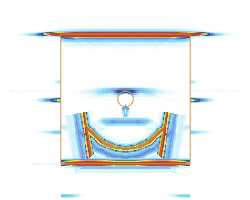
#> input picture 20250408-Variation-Geo/crop/geo1-1ice.png, 250 x 200 px, found by its file name; its folder holds 4 pictures in this run
$ python pic_add_patch_v1.py
#> lines starting #> are read from the running program, lines starting #| are printed output that depends on the picture
import os
import matplotlib.pyplot as plt
import matplotlib.patches as patches
import matplotlib.image as mpimg

def add_patch_to_image(img_path, save_path=None,
                       patch_length=100, real_size=10,
                       show=False, save=True):
    """给单张图片添加尺度标注，可选择显示和/或保存"""
#> called with patch_length = 52, real_size = 10, show = False, save = True
    img = mpimg.imread(img_path)
#> img is the input picture: shape (200, 250, 3) float32; mean R, G, B 0.933, 0.946, 0.948
    fig, ax = plt.subplots()
    ax.imshow(img)
    ax.axis('off')

    img_height, img_width = img.shape[0], img.shape[1]
#> img_height = 200; img_width = 250

    # 尺度线位置：右下角
    start_point = (img_width * 0.83, img_height * 0.99)
#> start_point = (207.5, 198)
    end_point = (start_point[0] + patch_length, start_point[1])
#> end_point = (259.5, 198)

    # 绘制线条
    line = patches.FancyArrowPatch(start_point, end_point,
                                   arrowstyle='-',
                                   linewidth=2,
                                   color='black')
    ax.add_patch(line)

    # 添加文本
    mid_x = (start_point[0] + end_point[0]) / 2
#> mid_x = 233.5
    ax.text(mid_x, start_point[1],
            f'{real_size} mm',
            color='black', fontsize=16,
            ha='center', va='bottom')

    plt.tight_layout()

    if save and save_path:
        plt.savefig(save_path, dpi=300, bbox_inches='tight')
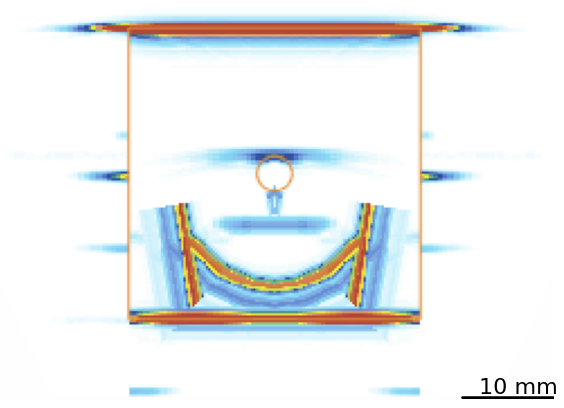
#> figure drawn by matplotlib, 1 panel
        print(f"已保存: {save_path}")

    if show:
        plt.show()
    else:
        plt.close()


def batch_process_images(base_folder):
    """
    批量处理 base_folder/crop 下的所有 PNG 图像，
    并将结果保存在 base_folder/label 下。
    """
    # 1. 定义参数
    # patch_length1, real_size1 针对 geo1–4
    patch_length1, real_size1 = 52, 10
    # patch_length2, real_size2 针对 geo5–7
    patch_length2, real_size2 = 54, 20

    crop_folder = os.path.join(base_folder, 'crop')
    label_folder = os.path.join(base_folder, 'label')

    os.makedirs(label_folder, exist_ok=True)

    for fname in os.listdir(crop_folder):
        if not fname.lower().endswith('.png'):
            continue

        img_path = os.path.join(crop_folder, fname)

        # 根据文件名前缀选择尺度
        if fname.startswith(('geo1', 'geo2', 'geo3', 'geo4')):
            patch_length, real_size = patch_length1, real_size1
        elif fname.startswith(('geo5', 'geo6', 'geo7')):
            patch_length, real_size = patch_length2, real_size2
        else:
            print(f"跳过（不符合命名规则）: {fname}")
            continue

        save_path = os.path.join(label_folder, fname)
        add_patch_to_image(img_path, save_path,
                           patch_length, real_size,
                           show=False, save=True)
        print(f"处理完成: {fname}")
#> pass 2 of the loop in batch_process_images, `for fname in os.listdir(crop_folder):`:
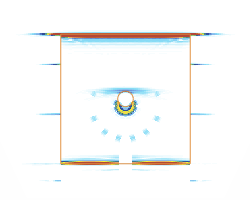
#> input picture 20250408-Variation-Geo/crop/geo1-1water.png, 250 x 200 px, found by its file name
#> in add_patch_to_image, img is the input picture: shape (200, 250, 3) float32; mean R, G, B 0.973, 0.975, 0.973
#> in add_patch_to_image (call 2), `plt.savefig(save_path, dpi=300, bbox_inches='tight')`:
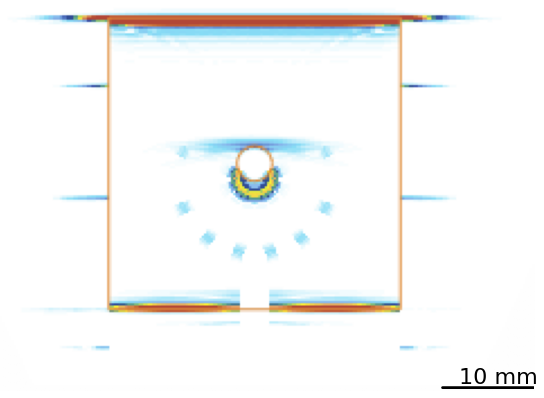
#> figure drawn by matplotlib, 1 panel
#> pass 3 of the loop in batch_process_images, `for fname in os.listdir(crop_folder):`:
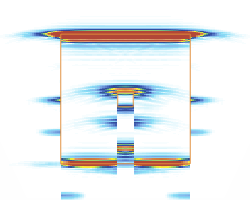
#> input picture 20250408-Variation-Geo/crop/geo1-2ice.png, 250 x 200 px, found by its file name
#> in add_patch_to_image, img is the input picture: shape (200, 250, 3) float32; mean R, G, B 0.916, 0.932, 0.939
#> in add_patch_to_image (call 3), `plt.savefig(save_path, dpi=300, bbox_inches='tight')`:
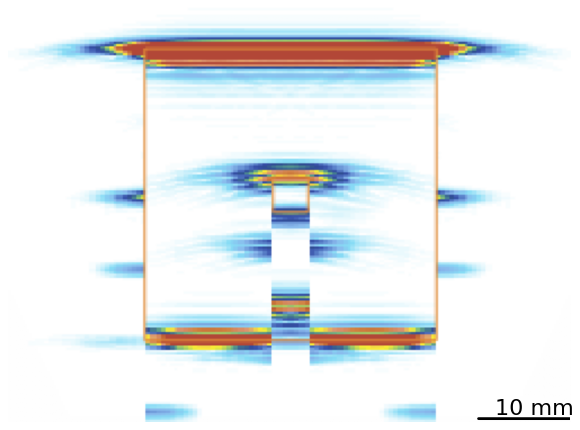
#> figure drawn by matplotlib, 1 panel
#> the loop made 4 passes; the first 3 are shown


if __name__ == '__main__':
    # 指定主文件夹路径（不含 crop/label 后缀）
    base_dir = r'20250507-Variation-Geo-closedDefect'
    batch_process_images(base_dir)
